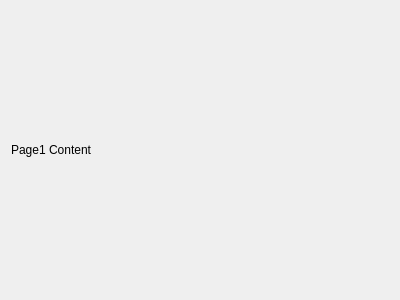
<?xml version="1.0" encoding="UTF-8"?>
<ui version="4.0">
 <class>Page1</class>
 <widget class="QWidget" name="Page1">
  <property name="geometry">
   <rect>
    <x>0</x>
    <y>0</y>
    <width>400</width>
    <height>300</height>
   </rect>
  </property>
  <property name="windowTitle">
   <string>Form</string>
  </property>
  <layout class="QHBoxLayout" name="horizontalLayout">
   <item>
    <widget class="QLabel" name="label">
     <property name="text">
      <string>Page1 Content</string>
     </property>
    </widget>
   </item>
  </layout>
 </widget>
 <resources/>
 <connections/>
</ui>
